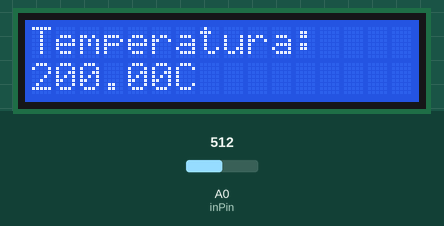
Bench run of a sketch on a simulated Arduino Uno, built with avr-gcc and run on an emulated ATmega328P. On the bench: 16×2 character LCD. Inputs (shaded band) come from the test bench; at power-on: A0 (inPin) = 512.

Above: at 1.2 s.
1.3 s: A0 (inPin) set to 716
At 2.5 s:
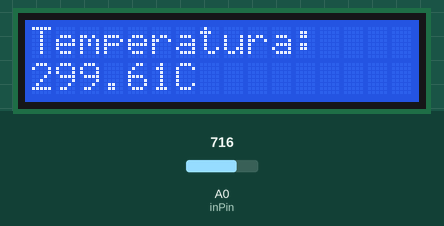
3.0 s: A0 (inPin) set to 900
At 4.3 s:
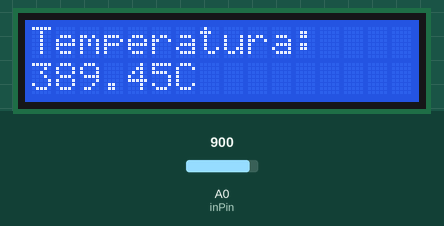
4.6 s: A0 (inPin) set to 1023
At 4.9 s:
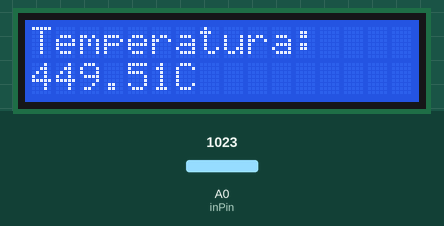
Timing chart, 0 to 7.6 s (numbered marks = the images above; inputs shaded):
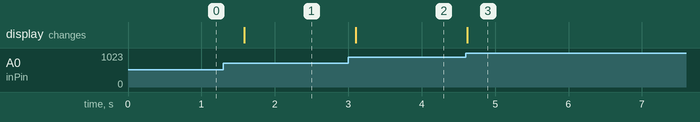

Measured:
- after the input at 1.3 s, the display: changes after 0.29 s (image 1)
- after the input at 3.0 s, the display: changes after 0.10 s (image 2)
- after the input at 4.6 s, the display: changes at once (image 3)

The sketch:

senzor_temperature_ku_i1.ino
```cpp
#include <LiquidCrystal.h>

LiquidCrystal lcd(12, 11, 5, 4, 3, 2);
const int inPin = 0;
int sensor;
double temp;

void setup()
{
  lcd.begin(16,2);
}
void loop()
{
  sensor = analogRead(inPin);
  lcd.setCursor(0,1);
  temp = (double)sensor / 1024;
  temp = temp * 5;
  temp = temp - 0.5;
  temp = temp * 100;
  lcd.clear();
  lcd.setCursor(0,0);
  lcd.print("Temperatura: ");
  lcd.setCursor(0,1);
  lcd.print(temp);
  lcd.print("C");
  delay(500);
}
```
